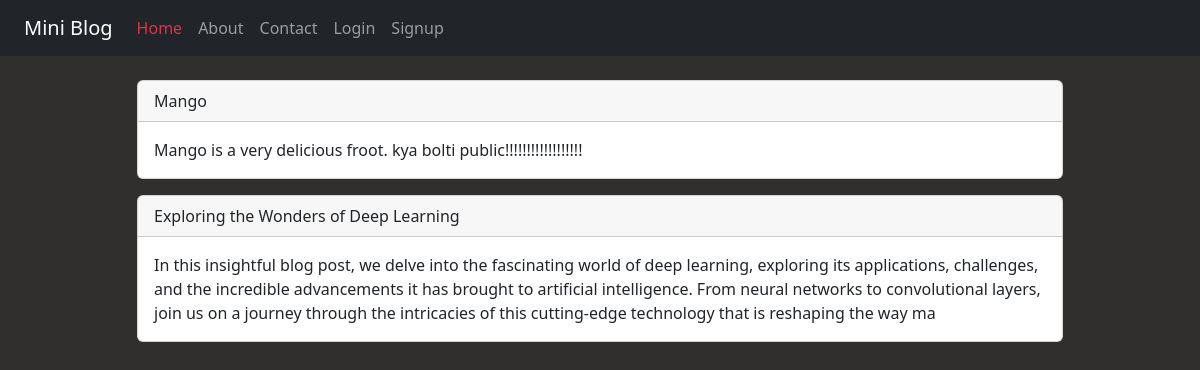
The page / on the database its author committed.
### miniblog/models.py (models this page shows)
class Post(models.Model):
    title = models.CharField(max_length=100)
    description = models.CharField(max_length=500)

### miniblog/views.py (the view)
# urls.py: 2. Add a URL to urlpatterns:  path('', views.home, name='home')
def home(request):
    posts = Post.objects.all()
    return render(request,'miniblog/home.html',{'posts':posts})

### miniblog/templates/miniblog/home.html
{% extends "miniblog/base.html" %}
{% load static %}
{% block content %}
    <div class="col-sm-10 mx-auto">
        {% for post in posts  %}
        <div class="card mb-3">
            <div class="card-header">
                {{ post.title }}
            </div>
            <div class="card-body">
                <p class="card-text">{{ post.description }}</p>
            </div>
        </div>
        {% endfor %}
    </div>
{% endblock content %}

### miniblog/static/miniblog/css/style.css (style rules this page uses)
body { margin: 0;padding: 0;background: rgb(49, 46, 46) !important; box-sizing: border-box; }

### rows shown on the page
Post: title "Mango", description "Mango is a very delicious froot. kya bolti public!!!!!!!!!!!!!!!!!!"
Post: title "Exploring the Wonders of Deep Learning", description "In this insightful blog post, we delve into the fascinating world of deep learning, exploring its applications, challenges, and the incredible advancements it has brought to artificial intelligence. From neural networks to convolutional layers, join us on a journey through the intricacies of this cutting-edge technology that is reshaping the way ma"
